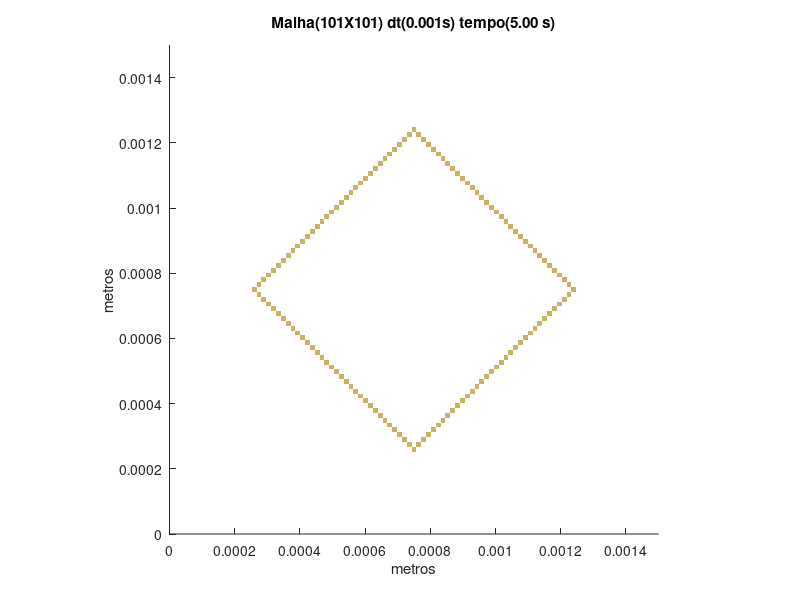

The MATLAB source for this figure:
set (gca,'PlotBoxAspectRatio',[1 1 1],'Xlim',[0,0.0015],'Ylim',[0,0.0015])
hold on
title('Malha(101X101) dt(0.001s) tempo(5.00 s)')
hold on
ylabel('metros')
hold on
xlabel('metros')
hold on

fill([0.000742574257425743 0.000742574257425743 0.000757425742574257 0.000757425742574257],[0.000252475247524752 0.000267326732673267 0.000267326732673267 0.000252475247524752],[0.8,0.7,0.4],'LineStyle','none')

fill([0.000727722772277228 0.000727722772277228 0.000742574257425743 0.000742574257425743],[0.000267326732673267 0.000282178217821782 0.000282178217821782 0.000267326732673267],[0.8,0.7,0.4],'LineStyle','none')

fill([0.000757425742574257 0.000757425742574257 0.000772277227722772 0.000772277227722772],[0.000267326732673267 0.000282178217821782 0.000282178217821782 0.000267326732673267],[0.8,0.7,0.4],'LineStyle','none')

fill([0.000712871287128713 0.000712871287128713 0.000727722772277228 0.000727722772277228],[0.000282178217821782 0.000297029702970297 0.000297029702970297 0.000282178217821782],[0.8,0.7,0.4],'LineStyle','none')

fill([0.000772277227722772 0.000772277227722772 0.000787128712871287 0.000787128712871287],[0.000282178217821782 0.000297029702970297 0.000297029702970297 0.000282178217821782],[0.8,0.7,0.4],'LineStyle','none')

fill([0.000698019801980198 0.000698019801980198 0.000712871287128713 0.000712871287128713],[0.000297029702970297 0.000311881188118812 0.000311881188118812 0.000297029702970297],[0.8,0.7,0.4],'LineStyle','none')

fill([0.000787128712871287 0.000787128712871287 0.000801980198019802 0.000801980198019802],[0.000297029702970297 0.000311881188118812 0.000311881188118812 0.000297029702970297],[0.8,0.7,0.4],'LineStyle','none')

fill([0.000683168316831683 0.000683168316831683 0.000698019801980198 0.000698019801980198],[0.000311881188118812 0.000326732673267327 0.000326732673267327 0.000311881188118812],[0.8,0.7,0.4],'LineStyle','none')

fill([0.000801980198019802 0.000801980198019802 0.000816831683168317 0.000816831683168317],[0.000311881188118812 0.000326732673267327 0.000326732673267327 0.000311881188118812],[0.8,0.7,0.4],'LineStyle','none')

fill([0.000668316831683168 0.000668316831683168 0.000683168316831683 0.000683168316831683],[0.000326732673267327 0.000341584158415842 0.000341584158415842 0.000326732673267327],[0.8,0.7,0.4],'LineStyle','none')

fill([0.000816831683168317 0.000816831683168317 0.000831683168316832 0.000831683168316832],[0.000326732673267327 0.000341584158415842 0.000341584158415842 0.000326732673267327],[0.8,0.7,0.4],'LineStyle','none')

fill([0.000653465346534653 0.000653465346534653 0.000668316831683168 0.000668316831683168],[0.000341584158415842 0.000356435643564356 0.000356435643564356 0.000341584158415842],[0.8,0.7,0.4],'LineStyle','none')

fill([0.000831683168316832 0.000831683168316832 0.000846534653465347 0.000846534653465347],[0.000341584158415842 0.000356435643564356 0.000356435643564356 0.000341584158415842],[0.8,0.7,0.4],'LineStyle','none')

fill([0.000638613861386139 0.000638613861386139 0.000653465346534653 0.000653465346534653],[0.000356435643564356 0.000371287128712871 0.000371287128712871 0.000356435643564356],[0.8,0.7,0.4],'LineStyle','none')

fill([0.000846534653465347 0.000846534653465347 0.000861386138613861 0.000861386138613861],[0.000356435643564356 0.000371287128712871 0.000371287128712871 0.000356435643564356],[0.8,0.7,0.4],'LineStyle','none')

fill([0.000623762376237624 0.000623762376237624 0.000638613861386139 0.000638613861386139],[0.000371287128712871 0.000386138613861386 0.000386138613861386 0.000371287128712871],[0.8,0.7,0.4],'LineStyle','none')

fill([0.000861386138613861 0.000861386138613861 0.000876237623762376 0.000876237623762376],[0.000371287128712871 0.000386138613861386 0.000386138613861386 0.000371287128712871],[0.8,0.7,0.4],'LineStyle','none')

fill([0.000608910891089109 0.000608910891089109 0.000623762376237624 0.000623762376237624],[0.000386138613861386 0.000400990099009901 0.000400990099009901 0.000386138613861386],[0.8,0.7,0.4],'LineStyle','none')

fill([0.000876237623762376 0.000876237623762376 0.000891089108910891 0.000891089108910891],[0.000386138613861386 0.000400990099009901 0.000400990099009901 0.000386138613861386],[0.8,0.7,0.4],'LineStyle','none')

fill([0.000594059405940594 0.000594059405940594 0.000608910891089109 0.000608910891089109],[0.000400990099009901 0.000415841584158416 0.000415841584158416 0.000400990099009901],[0.8,0.7,0.4],'LineStyle','none')

fill([0.000891089108910891 0.000891089108910891 0.000905940594059406 0.000905940594059406],[0.000400990099009901 0.000415841584158416 0.000415841584158416 0.000400990099009901],[0.8,0.7,0.4],'LineStyle','none')

fill([0.000579207920792079 0.000579207920792079 0.000594059405940594 0.000594059405940594],[0.000415841584158416 0.000430693069306931 0.000430693069306931 0.000415841584158416],[0.8,0.7,0.4],'LineStyle','none')

fill([0.000905940594059406 0.000905940594059406 0.000920792079207921 0.000920792079207921],[0.000415841584158416 0.000430693069306931 0.000430693069306931 0.000415841584158416],[0.8,0.7,0.4],'LineStyle','none')

fill([0.000564356435643564 0.000564356435643564 0.000579207920792079 0.000579207920792079],[0.000430693069306931 0.000445544554455446 0.000445544554455446 0.000430693069306931],[0.8,0.7,0.4],'LineStyle','none')

fill([0.000920792079207921 0.000920792079207921 0.000935643564356436 0.000935643564356436],[0.000430693069306931 0.000445544554455446 0.000445544554455446 0.000430693069306931],[0.8,0.7,0.4],'LineStyle','none')

fill([0.000549504950495049 0.000549504950495049 0.000564356435643564 0.000564356435643564],[0.000445544554455446 0.00046039603960396 0.00046039603960396 0.000445544554455446],[0.8,0.7,0.4],'LineStyle','none')

fill([0.000935643564356436 0.000935643564356436 0.00095049504950495 0.00095049504950495],[0.000445544554455446 0.00046039603960396 0.00046039603960396 0.000445544554455446],[0.8,0.7,0.4],'LineStyle','none')

fill([0.000534653465346535 0.000534653465346535 0.000549504950495049 0.000549504950495049],[0.00046039603960396 0.000475247524752475 0.000475247524752475 0.00046039603960396],[0.8,0.7,0.4],'LineStyle','none')

fill([0.00095049504950495 0.00095049504950495 0.000965346534653465 0.000965346534653465],[0.00046039603960396 0.000475247524752475 0.000475247524752475 0.00046039603960396],[0.8,0.7,0.4],'LineStyle','none')

fill([0.00051980198019802 0.00051980198019802 0.000534653465346535 0.000534653465346535],[0.000475247524752475 0.00049009900990099 0.00049009900990099 0.000475247524752475],[0.8,0.7,0.4],'LineStyle','none')

fill([0.000965346534653465 0.000965346534653465 0.00098019801980198 0.00098019801980198],[0.000475247524752475 0.00049009900990099 0.00049009900990099 0.000475247524752475],[0.8,0.7,0.4],'LineStyle','none')

fill([0.000504950495049505 0.000504950495049505 0.00051980198019802 0.00051980198019802],[0.00049009900990099 0.000504950495049505 0.000504950495049505 0.00049009900990099],[0.8,0.7,0.4],'LineStyle','none')

fill([0.00098019801980198 0.00098019801980198 0.000995049504950495 0.000995049504950495],[0.00049009900990099 0.000504950495049505 0.000504950495049505 0.00049009900990099],[0.8,0.7,0.4],'LineStyle','none')

fill([0.00049009900990099 0.00049009900990099 0.000504950495049505 0.000504950495049505],[0.000504950495049505 0.00051980198019802 0.00051980198019802 0.000504950495049505],[0.8,0.7,0.4],'LineStyle','none')

fill([0.000995049504950495 0.000995049504950495 0.00100990099009901 0.00100990099009901],[0.000504950495049505 0.00051980198019802 0.00051980198019802 0.000504950495049505],[0.8,0.7,0.4],'LineStyle','none')

fill([0.000475247524752475 0.000475247524752475 0.00049009900990099 0.00049009900990099],[0.00051980198019802 0.000534653465346535 0.000534653465346535 0.00051980198019802],[0.8,0.7,0.4],'LineStyle','none')

fill([0.00100990099009901 0.00100990099009901 0.00102475247524752 0.00102475247524752],[0.00051980198019802 0.000534653465346535 0.000534653465346535 0.00051980198019802],[0.8,0.7,0.4],'LineStyle','none')

fill([0.00046039603960396 0.00046039603960396 0.000475247524752475 0.000475247524752475],[0.000534653465346535 0.000549504950495049 0.000549504950495049 0.000534653465346535],[0.8,0.7,0.4],'LineStyle','none')

fill([0.00102475247524752 0.00102475247524752 0.00103960396039604 0.00103960396039604],[0.000534653465346535 0.000549504950495049 0.000549504950495049 0.000534653465346535],[0.8,0.7,0.4],'LineStyle','none')

fill([0.000445544554455446 0.000445544554455446 0.00046039603960396 0.00046039603960396],[0.000549504950495049 0.000564356435643564 0.000564356435643564 0.000549504950495049],[0.8,0.7,0.4],'LineStyle','none')

fill([0.00103960396039604 0.00103960396039604 0.00105445544554455 0.00105445544554455],[0.000549504950495049 0.000564356435643564 0.000564356435643564 0.000549504950495049],[0.8,0.7,0.4],'LineStyle','none')

fill([0.000430693069306931 0.000430693069306931 0.000445544554455446 0.000445544554455446],[0.000564356435643564 0.000579207920792079 0.000579207920792079 0.000564356435643564],[0.8,0.7,0.4],'LineStyle','none')

fill([0.00105445544554455 0.00105445544554455 0.00106930693069307 0.00106930693069307],[0.000564356435643564 0.000579207920792079 0.000579207920792079 0.000564356435643564],[0.8,0.7,0.4],'LineStyle','none')

fill([0.000415841584158416 0.000415841584158416 0.000430693069306931 0.000430693069306931],[0.000579207920792079 0.000594059405940594 0.000594059405940594 0.000579207920792079],[0.8,0.7,0.4],'LineStyle','none')

fill([0.00106930693069307 0.00106930693069307 0.00108415841584158 0.00108415841584158],[0.000579207920792079 0.000594059405940594 0.000594059405940594 0.000579207920792079],[0.8,0.7,0.4],'LineStyle','none')

fill([0.000400990099009901 0.000400990099009901 0.000415841584158416 0.000415841584158416],[0.000594059405940594 0.000608910891089109 0.000608910891089109 0.000594059405940594],[0.8,0.7,0.4],'LineStyle','none')

fill([0.00108415841584158 0.00108415841584158 0.0010990099009901 0.0010990099009901],[0.000594059405940594 0.000608910891089109 0.000608910891089109 0.000594059405940594],[0.8,0.7,0.4],'LineStyle','none')

fill([0.000386138613861386 0.000386138613861386 0.000400990099009901 0.000400990099009901],[0.000608910891089109 0.000623762376237624 0.000623762376237624 0.000608910891089109],[0.8,0.7,0.4],'LineStyle','none')

fill([0.0010990099009901 0.0010990099009901 0.00111386138613861 0.00111386138613861],[0.000608910891089109 0.000623762376237624 0.000623762376237624 0.000608910891089109],[0.8,0.7,0.4],'LineStyle','none')

fill([0.000371287128712871 0.000371287128712871 0.000386138613861386 0.000386138613861386],[0.000623762376237624 0.000638613861386139 0.000638613861386139 0.000623762376237624],[0.8,0.7,0.4],'LineStyle','none')

fill([0.00111386138613861 0.00111386138613861 0.00112871287128713 0.00112871287128713],[0.000623762376237624 0.000638613861386139 0.000638613861386139 0.000623762376237624],[0.8,0.7,0.4],'LineStyle','none')

fill([0.000356435643564356 0.000356435643564356 0.000371287128712871 0.000371287128712871],[0.000638613861386139 0.000653465346534653 0.000653465346534653 0.000638613861386139],[0.8,0.7,0.4],'LineStyle','none')

fill([0.00112871287128713 0.00112871287128713 0.00114356435643564 0.00114356435643564],[0.000638613861386139 0.000653465346534653 0.000653465346534653 0.000638613861386139],[0.8,0.7,0.4],'LineStyle','none')

fill([0.000341584158415842 0.000341584158415842 0.000356435643564356 0.000356435643564356],[0.000653465346534653 0.000668316831683168 0.000668316831683168 0.000653465346534653],[0.8,0.7,0.4],'LineStyle','none')

fill([0.00114356435643564 0.00114356435643564 0.00115841584158416 0.00115841584158416],[0.000653465346534653 0.000668316831683168 0.000668316831683168 0.000653465346534653],[0.8,0.7,0.4],'LineStyle','none')

fill([0.000326732673267327 0.000326732673267327 0.000341584158415842 0.000341584158415842],[0.000668316831683168 0.000683168316831683 0.000683168316831683 0.000668316831683168],[0.8,0.7,0.4],'LineStyle','none')

fill([0.00115841584158416 0.00115841584158416 0.00117326732673267 0.00117326732673267],[0.000668316831683168 0.000683168316831683 0.000683168316831683 0.000668316831683168],[0.8,0.7,0.4],'LineStyle','none')

fill([0.000311881188118812 0.000311881188118812 0.000326732673267327 0.000326732673267327],[0.000683168316831683 0.000698019801980198 0.000698019801980198 0.000683168316831683],[0.8,0.7,0.4],'LineStyle','none')

fill([0.00117326732673267 0.00117326732673267 0.00118811881188119 0.00118811881188119],[0.000683168316831683 0.000698019801980198 0.000698019801980198 0.000683168316831683],[0.8,0.7,0.4],'LineStyle','none')

fill([0.000297029702970297 0.000297029702970297 0.000311881188118812 0.000311881188118812],[0.000698019801980198 0.000712871287128713 0.000712871287128713 0.000698019801980198],[0.8,0.7,0.4],'LineStyle','none')

fill([0.00118811881188119 0.00118811881188119 0.0012029702970297 0.0012029702970297],[0.000698019801980198 0.000712871287128713 0.000712871287128713 0.000698019801980198],[0.8,0.7,0.4],'LineStyle','none')

fill([0.000282178217821782 0.000282178217821782 0.000297029702970297 0.000297029702970297],[0.000712871287128713 0.000727722772277228 0.000727722772277228 0.000712871287128713],[0.8,0.7,0.4],'LineStyle','none')

fill([0.0012029702970297 0.0012029702970297 0.00121782178217822 0.00121782178217822],[0.000712871287128713 0.000727722772277228 0.000727722772277228 0.000712871287128713],[0.8,0.7,0.4],'LineStyle','none')

fill([0.000267326732673267 0.000267326732673267 0.000282178217821782 0.000282178217821782],[0.000727722772277228 0.000742574257425743 0.000742574257425743 0.000727722772277228],[0.8,0.7,0.4],'LineStyle','none')

fill([0.00121782178217822 0.00121782178217822 0.00123267326732673 0.00123267326732673],[0.000727722772277228 0.000742574257425743 0.000742574257425743 0.000727722772277228],[0.8,0.7,0.4],'LineStyle','none')

fill([0.000252475247524752 0.000252475247524752 0.000267326732673267 0.000267326732673267],[0.000742574257425743 0.000757425742574257 0.000757425742574257 0.000742574257425743],[0.8,0.7,0.4],'LineStyle','none')

fill([0.00123267326732673 0.00123267326732673 0.00124752475247525 0.00124752475247525],[0.000742574257425743 0.000757425742574257 0.000757425742574257 0.000742574257425743],[0.8,0.7,0.4],'LineStyle','none')

fill([0.000267326732673267 0.000267326732673267 0.000282178217821782 0.000282178217821782],[0.000757425742574257 0.000772277227722772 0.000772277227722772 0.000757425742574257],[0.8,0.7,0.4],'LineStyle','none')

fill([0.00121782178217822 0.00121782178217822 0.00123267326732673 0.00123267326732673],[0.000757425742574257 0.000772277227722772 0.000772277227722772 0.000757425742574257],[0.8,0.7,0.4],'LineStyle','none')

fill([0.000282178217821782 0.000282178217821782 0.000297029702970297 0.000297029702970297],[0.000772277227722772 0.000787128712871287 0.000787128712871287 0.000772277227722772],[0.8,0.7,0.4],'LineStyle','none')

fill([0.0012029702970297 0.0012029702970297 0.00121782178217822 0.00121782178217822],[0.000772277227722772 0.000787128712871287 0.000787128712871287 0.000772277227722772],[0.8,0.7,0.4],'LineStyle','none')

fill([0.000297029702970297 0.000297029702970297 0.000311881188118812 0.000311881188118812],[0.000787128712871287 0.000801980198019802 0.000801980198019802 0.000787128712871287],[0.8,0.7,0.4],'LineStyle','none')

fill([0.00118811881188119 0.00118811881188119 0.0012029702970297 0.0012029702970297],[0.000787128712871287 0.000801980198019802 0.000801980198019802 0.000787128712871287],[0.8,0.7,0.4],'LineStyle','none')

fill([0.000311881188118812 0.000311881188118812 0.000326732673267327 0.000326732673267327],[0.000801980198019802 0.000816831683168317 0.000816831683168317 0.000801980198019802],[0.8,0.7,0.4],'LineStyle','none')

fill([0.00117326732673267 0.00117326732673267 0.00118811881188119 0.00118811881188119],[0.000801980198019802 0.000816831683168317 0.000816831683168317 0.000801980198019802],[0.8,0.7,0.4],'LineStyle','none')

fill([0.000326732673267327 0.000326732673267327 0.000341584158415842 0.000341584158415842],[0.000816831683168317 0.000831683168316832 0.000831683168316832 0.000816831683168317],[0.8,0.7,0.4],'LineStyle','none')

fill([0.00115841584158416 0.00115841584158416 0.00117326732673267 0.00117326732673267],[0.000816831683168317 0.000831683168316832 0.000831683168316832 0.000816831683168317],[0.8,0.7,0.4],'LineStyle','none')

fill([0.000341584158415842 0.000341584158415842 0.000356435643564356 0.000356435643564356],[0.000831683168316832 0.000846534653465347 0.000846534653465347 0.000831683168316832],[0.8,0.7,0.4],'LineStyle','none')

fill([0.00114356435643564 0.00114356435643564 0.00115841584158416 0.00115841584158416],[0.000831683168316832 0.000846534653465347 0.000846534653465347 0.000831683168316832],[0.8,0.7,0.4],'LineStyle','none')

fill([0.000356435643564356 0.000356435643564356 0.000371287128712871 0.000371287128712871],[0.000846534653465347 0.000861386138613861 0.000861386138613861 0.000846534653465347],[0.8,0.7,0.4],'LineStyle','none')

fill([0.00112871287128713 0.00112871287128713 0.00114356435643564 0.00114356435643564],[0.000846534653465347 0.000861386138613861 0.000861386138613861 0.000846534653465347],[0.8,0.7,0.4],'LineStyle','none')

fill([0.000371287128712871 0.000371287128712871 0.000386138613861386 0.000386138613861386],[0.000861386138613861 0.000876237623762376 0.000876237623762376 0.000861386138613861],[0.8,0.7,0.4],'LineStyle','none')

fill([0.00111386138613861 0.00111386138613861 0.00112871287128713 0.00112871287128713],[0.000861386138613861 0.000876237623762376 0.000876237623762376 0.000861386138613861],[0.8,0.7,0.4],'LineStyle','none')

fill([0.000386138613861386 0.000386138613861386 0.000400990099009901 0.000400990099009901],[0.000876237623762376 0.000891089108910891 0.000891089108910891 0.000876237623762376],[0.8,0.7,0.4],'LineStyle','none')

fill([0.0010990099009901 0.0010990099009901 0.00111386138613861 0.00111386138613861],[0.000876237623762376 0.000891089108910891 0.000891089108910891 0.000876237623762376],[0.8,0.7,0.4],'LineStyle','none')

fill([0.000400990099009901 0.000400990099009901 0.000415841584158416 0.000415841584158416],[0.000891089108910891 0.000905940594059406 0.000905940594059406 0.000891089108910891],[0.8,0.7,0.4],'LineStyle','none')

fill([0.00108415841584158 0.00108415841584158 0.0010990099009901 0.0010990099009901],[0.000891089108910891 0.000905940594059406 0.000905940594059406 0.000891089108910891],[0.8,0.7,0.4],'LineStyle','none')

fill([0.000415841584158416 0.000415841584158416 0.000430693069306931 0.000430693069306931],[0.000905940594059406 0.000920792079207921 0.000920792079207921 0.000905940594059406],[0.8,0.7,0.4],'LineStyle','none')

fill([0.00106930693069307 0.00106930693069307 0.00108415841584158 0.00108415841584158],[0.000905940594059406 0.000920792079207921 0.000920792079207921 0.000905940594059406],[0.8,0.7,0.4],'LineStyle','none')

fill([0.000430693069306931 0.000430693069306931 0.000445544554455446 0.000445544554455446],[0.000920792079207921 0.000935643564356436 0.000935643564356436 0.000920792079207921],[0.8,0.7,0.4],'LineStyle','none')

fill([0.00105445544554455 0.00105445544554455 0.00106930693069307 0.00106930693069307],[0.000920792079207921 0.000935643564356436 0.000935643564356436 0.000920792079207921],[0.8,0.7,0.4],'LineStyle','none')

fill([0.000445544554455446 0.000445544554455446 0.00046039603960396 0.00046039603960396],[0.000935643564356436 0.00095049504950495 0.00095049504950495 0.000935643564356436],[0.8,0.7,0.4],'LineStyle','none')

fill([0.00103960396039604 0.00103960396039604 0.00105445544554455 0.00105445544554455],[0.000935643564356436 0.00095049504950495 0.00095049504950495 0.000935643564356436],[0.8,0.7,0.4],'LineStyle','none')

fill([0.00046039603960396 0.00046039603960396 0.000475247524752475 0.000475247524752475],[0.00095049504950495 0.000965346534653465 0.000965346534653465 0.00095049504950495],[0.8,0.7,0.4],'LineStyle','none')

fill([0.00102475247524752 0.00102475247524752 0.00103960396039604 0.00103960396039604],[0.00095049504950495 0.000965346534653465 0.000965346534653465 0.00095049504950495],[0.8,0.7,0.4],'LineStyle','none')

fill([0.000475247524752475 0.000475247524752475 0.00049009900990099 0.00049009900990099],[0.000965346534653465 0.00098019801980198 0.00098019801980198 0.000965346534653465],[0.8,0.7,0.4],'LineStyle','none')

fill([0.00100990099009901 0.00100990099009901 0.00102475247524752 0.00102475247524752],[0.000965346534653465 0.00098019801980198 0.00098019801980198 0.000965346534653465],[0.8,0.7,0.4],'LineStyle','none')

fill([0.00049009900990099 0.00049009900990099 0.000504950495049505 0.000504950495049505],[0.00098019801980198 0.000995049504950495 0.000995049504950495 0.00098019801980198],[0.8,0.7,0.4],'LineStyle','none')

fill([0.000995049504950495 0.000995049504950495 0.00100990099009901 0.00100990099009901],[0.00098019801980198 0.000995049504950495 0.000995049504950495 0.00098019801980198],[0.8,0.7,0.4],'LineStyle','none')

fill([0.000504950495049505 0.000504950495049505 0.00051980198019802 0.00051980198019802],[0.000995049504950495 0.00100990099009901 0.00100990099009901 0.000995049504950495],[0.8,0.7,0.4],'LineStyle','none')

fill([0.00098019801980198 0.00098019801980198 0.000995049504950495 0.000995049504950495],[0.000995049504950495 0.00100990099009901 0.00100990099009901 0.000995049504950495],[0.8,0.7,0.4],'LineStyle','none')

fill([0.00051980198019802 0.00051980198019802 0.000534653465346535 0.000534653465346535],[0.00100990099009901 0.00102475247524752 0.00102475247524752 0.00100990099009901],[0.8,0.7,0.4],'LineStyle','none')

fill([0.000965346534653465 0.000965346534653465 0.00098019801980198 0.00098019801980198],[0.00100990099009901 0.00102475247524752 0.00102475247524752 0.00100990099009901],[0.8,0.7,0.4],'LineStyle','none')

fill([0.000534653465346535 0.000534653465346535 0.000549504950495049 0.000549504950495049],[0.00102475247524752 0.00103960396039604 0.00103960396039604 0.00102475247524752],[0.8,0.7,0.4],'LineStyle','none')

fill([0.00095049504950495 0.00095049504950495 0.000965346534653465 0.000965346534653465],[0.00102475247524752 0.00103960396039604 0.00103960396039604 0.00102475247524752],[0.8,0.7,0.4],'LineStyle','none')

fill([0.000549504950495049 0.000549504950495049 0.000564356435643564 0.000564356435643564],[0.00103960396039604 0.00105445544554455 0.00105445544554455 0.00103960396039604],[0.8,0.7,0.4],'LineStyle','none')

fill([0.000935643564356436 0.000935643564356436 0.00095049504950495 0.00095049504950495],[0.00103960396039604 0.00105445544554455 0.00105445544554455 0.00103960396039604],[0.8,0.7,0.4],'LineStyle','none')

fill([0.000564356435643564 0.000564356435643564 0.000579207920792079 0.000579207920792079],[0.00105445544554455 0.00106930693069307 0.00106930693069307 0.00105445544554455],[0.8,0.7,0.4],'LineStyle','none')

fill([0.000920792079207921 0.000920792079207921 0.000935643564356436 0.000935643564356436],[0.00105445544554455 0.00106930693069307 0.00106930693069307 0.00105445544554455],[0.8,0.7,0.4],'LineStyle','none')

fill([0.000579207920792079 0.000579207920792079 0.000594059405940594 0.000594059405940594],[0.00106930693069307 0.00108415841584158 0.00108415841584158 0.00106930693069307],[0.8,0.7,0.4],'LineStyle','none')

fill([0.000905940594059406 0.000905940594059406 0.000920792079207921 0.000920792079207921],[0.00106930693069307 0.00108415841584158 0.00108415841584158 0.00106930693069307],[0.8,0.7,0.4],'LineStyle','none')

fill([0.000594059405940594 0.000594059405940594 0.000608910891089109 0.000608910891089109],[0.00108415841584158 0.0010990099009901 0.0010990099009901 0.00108415841584158],[0.8,0.7,0.4],'LineStyle','none')

fill([0.000891089108910891 0.000891089108910891 0.000905940594059406 0.000905940594059406],[0.00108415841584158 0.0010990099009901 0.0010990099009901 0.00108415841584158],[0.8,0.7,0.4],'LineStyle','none')

fill([0.000608910891089109 0.000608910891089109 0.000623762376237624 0.000623762376237624],[0.0010990099009901 0.00111386138613861 0.00111386138613861 0.0010990099009901],[0.8,0.7,0.4],'LineStyle','none')

fill([0.000876237623762376 0.000876237623762376 0.000891089108910891 0.000891089108910891],[0.0010990099009901 0.00111386138613861 0.00111386138613861 0.0010990099009901],[0.8,0.7,0.4],'LineStyle','none')

fill([0.000623762376237624 0.000623762376237624 0.000638613861386139 0.000638613861386139],[0.00111386138613861 0.00112871287128713 0.00112871287128713 0.00111386138613861],[0.8,0.7,0.4],'LineStyle','none')

fill([0.000861386138613861 0.000861386138613861 0.000876237623762376 0.000876237623762376],[0.00111386138613861 0.00112871287128713 0.00112871287128713 0.00111386138613861],[0.8,0.7,0.4],'LineStyle','none')

fill([0.000638613861386139 0.000638613861386139 0.000653465346534653 0.000653465346534653],[0.00112871287128713 0.00114356435643564 0.00114356435643564 0.00112871287128713],[0.8,0.7,0.4],'LineStyle','none')

fill([0.000846534653465347 0.000846534653465347 0.000861386138613861 0.000861386138613861],[0.00112871287128713 0.00114356435643564 0.00114356435643564 0.00112871287128713],[0.8,0.7,0.4],'LineStyle','none')

fill([0.000653465346534653 0.000653465346534653 0.000668316831683168 0.000668316831683168],[0.00114356435643564 0.00115841584158416 0.00115841584158416 0.00114356435643564],[0.8,0.7,0.4],'LineStyle','none')

fill([0.000831683168316832 0.000831683168316832 0.000846534653465347 0.000846534653465347],[0.00114356435643564 0.00115841584158416 0.00115841584158416 0.00114356435643564],[0.8,0.7,0.4],'LineStyle','none')

fill([0.000668316831683168 0.000668316831683168 0.000683168316831683 0.000683168316831683],[0.00115841584158416 0.00117326732673267 0.00117326732673267 0.00115841584158416],[0.8,0.7,0.4],'LineStyle','none')

fill([0.000816831683168317 0.000816831683168317 0.000831683168316832 0.000831683168316832],[0.00115841584158416 0.00117326732673267 0.00117326732673267 0.00115841584158416],[0.8,0.7,0.4],'LineStyle','none')

fill([0.000683168316831683 0.000683168316831683 0.000698019801980198 0.000698019801980198],[0.00117326732673267 0.00118811881188119 0.00118811881188119 0.00117326732673267],[0.8,0.7,0.4],'LineStyle','none')

fill([0.000801980198019802 0.000801980198019802 0.000816831683168317 0.000816831683168317],[0.00117326732673267 0.00118811881188119 0.00118811881188119 0.00117326732673267],[0.8,0.7,0.4],'LineStyle','none')

fill([0.000698019801980198 0.000698019801980198 0.000712871287128713 0.000712871287128713],[0.00118811881188119 0.0012029702970297 0.0012029702970297 0.00118811881188119],[0.8,0.7,0.4],'LineStyle','none')

fill([0.000787128712871287 0.000787128712871287 0.000801980198019802 0.000801980198019802],[0.00118811881188119 0.0012029702970297 0.0012029702970297 0.00118811881188119],[0.8,0.7,0.4],'LineStyle','none')

fill([0.000712871287128713 0.000712871287128713 0.000727722772277228 0.000727722772277228],[0.0012029702970297 0.00121782178217822 0.00121782178217822 0.0012029702970297],[0.8,0.7,0.4],'LineStyle','none')

fill([0.000772277227722772 0.000772277227722772 0.000787128712871287 0.000787128712871287],[0.0012029702970297 0.00121782178217822 0.00121782178217822 0.0012029702970297],[0.8,0.7,0.4],'LineStyle','none')

fill([0.000727722772277228 0.000727722772277228 0.000742574257425743 0.000742574257425743],[0.00121782178217822 0.00123267326732673 0.00123267326732673 0.00121782178217822],[0.8,0.7,0.4],'LineStyle','none')

fill([0.000757425742574257 0.000757425742574257 0.000772277227722772 0.000772277227722772],[0.00121782178217822 0.00123267326732673 0.00123267326732673 0.00121782178217822],[0.8,0.7,0.4],'LineStyle','none')

fill([0.000742574257425743 0.000742574257425743 0.000757425742574257 0.000757425742574257],[0.00123267326732673 0.00124752475247525 0.00124752475247525 0.00123267326732673],[0.8,0.7,0.4],'LineStyle','none')
